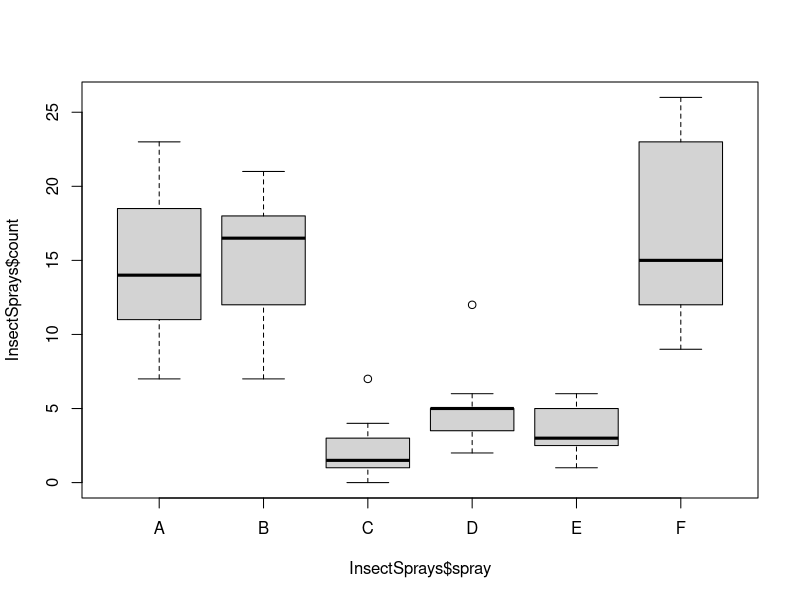

The R script that drew this image: (Note: this script raises an error after producing the figure.)
InsectSprays
boxplot(InsectSprays$count~InsectSprays$spray)

##-----------------------------------------------------------------------

library(dplyr)
data("nym.2002",package="UsingR")

